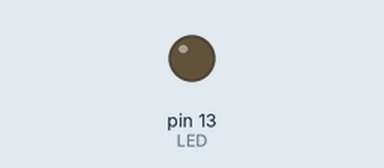
Bench run of a sketch on a simulated Arduino Uno, built with avr-gcc and run on an emulated ATmega328P. Shown: output pins drawn as LEDs (lit = HIGH).

Above: at 0.6 s.
At 2.5 s:
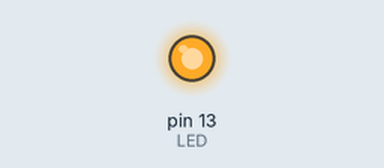
Timing chart, 0 to 6.6 s (numbered marks = the images above):
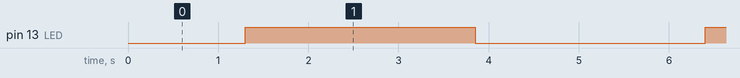

Measured:
- by itself, pin 13 (LED): alternates HIGH for 2.6 s and LOW for 2.6 s

The sketch:

led_fading.ino
```cpp
#define LED 13
#define TIMEOUT 50

int brightness = 0;
int fadeStep = 5;


void setup() {
  pinMode(LED, OUTPUT);
}


void loop() {
  analogWrite(LED, brightness);

  brightness += fadeStep;
  if (brightness <= 0 || brightness >= 255) {
    fadeStep = -fadeStep;
  }

  delay(TIMEOUT);
}
```
